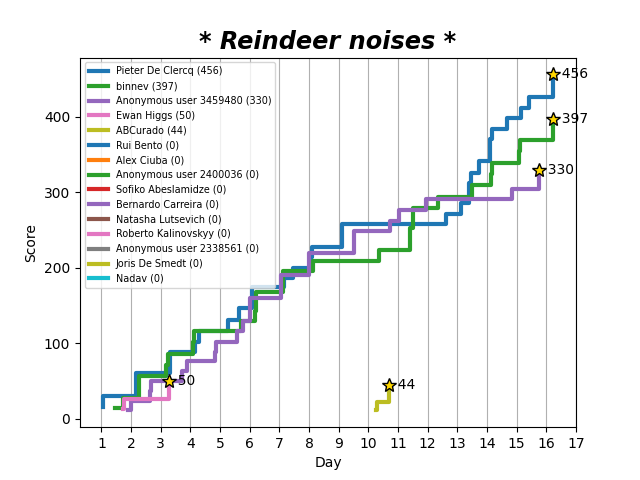

The Python source for this figure:
import datetime
import json
from pathlib import Path

import matplotlib.pyplot as plt
from matplotlib.axes import Axes
from numpy import cumsum

import random

TITLES = [
    "* Christmas music intensifies *",
    "* Deafening sleighbells *",
    "* Thundering hooves *",
    "* Reindeer noises *",
    "* Ho ho ho *",
]


def load_file() -> dict:
    json_file = Path(__file__).parent / "leaderboard.json"
    with open(json_file) as file:
        data = json.load(file)

    output = dict()
    for id, member in data["members"].items():
        if member["name"] is None:
            member["name"] = f"Anonymous user {member['id']}"

        # flatten and reformat completion details
        member["completion"] = {
            (int(dd), int(pp)): part
            for dd, day in member.pop("completion_day_level").items()
            for pp, part in day.items()
        }
        output[id] = member
    return output


def day_part_score(data: dict, day: int, part: int) -> dict[str:int]:
    """
    [Local Score], which awards users on this leaderboard points much like the global
    leaderboard. If you add or remove users, the points will be recalculated, and the order can
    change.

    For N users, the first user to get each star gets N points, the second gets N-1, and the last
    gets 1. This is the default.
    """
    solution_times = dict()
    scores = dict()
    for id, member in data.items():
        time = member["completion"].get((day, part), {}).get("get_star_ts")
        key = id
        if time is None:
            scores[key] = {"score": 0, "timestamp": None}
        else:
            solution_times[key] = time

    stars = len(data)
    for member, time in sorted(solution_times.items(), key=lambda kv: kv[1]):
        scores[member] = {"score": stars, "timestamp": time}
        stars -= 1
    return scores


def calc_scores(data: dict) -> dict:
    # we have to loop over the days and the parts, because for each day/part, we need to check
    # who has finished it and who hasn't.
    for day in range(1, 26):
        for part in range(1, 3):
            scores = day_part_score(data, day=day, part=part)
            for id, score_data in scores.items():
                member = data[id]
                if daypart := member["completion"].get((day, part)):
                    daypart["score"] = score_data["score"]
    return data


def plot_results(data: dict):
    fig, ax = plt.subplots()
    ax: Axes
    ax.ticklabel_format(useOffset=False, style="plain")
    days = [datetime.datetime(2023, 12, x, 6, 0, 0) for x in range(1, 32)]
    timestamps = [d.timestamp() for d in days]
    ax.set_xticks(timestamps)
    ax.set_xticklabels(x.day for x in days)
    ax.set_xlabel("Day")
    ax.set_ylabel("Score")
    ax.grid(which="major", axis="x")

    leaderboard = sorted(data.values(), key=lambda x: -x["local_score"])
    for member in leaderboard:
        name = member["name"]
        stars = sorted(member["completion"].values(), key=lambda x: x["get_star_ts"])
        timestamps = [s["get_star_ts"] for s in stars]
        scores = list(cumsum([s["score"] for s in stars]))
        final_score = member["local_score"]
        handle, *_ = ax.step(
            timestamps,
            scores,
            label=f"{name} ({final_score})",
            where="post",
            lw=3,
        )
        if any(timestamps):
            last = timestamps[-1]
            ax.plot(
                last,
                final_score,
                marker="*",
                markersize=10,
                markeredgewidth=1,
                markeredgecolor="black",
                markerfacecolor="gold",
            )
            ax.text(
                x=last,
                y=final_score,
                s=f"  {final_score}",
                horizontalalignment="left",
                verticalalignment="center",
            )
    ax.legend(loc="best", fontsize="x-small")
    ax.set_title(
        random.choice(TITLES),
        weight="bold",
        style="italic",
        fontsize="xx-large",
    )
    fig.savefig("leaderboard.png")


if __name__ == "__main__":
    data = load_file()
    calc_scores(data)
    plot_results(data)
